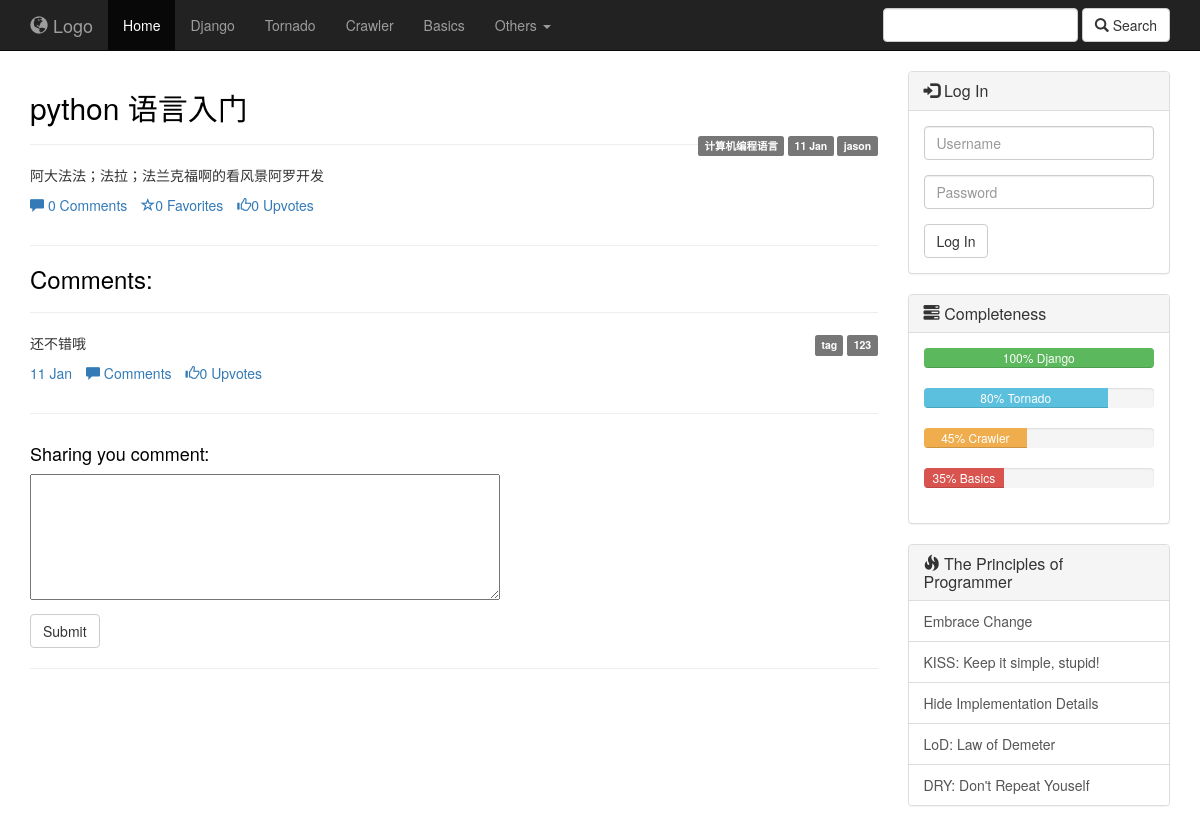
The page /focus/1/ (upper part) on the database as committed earlier.
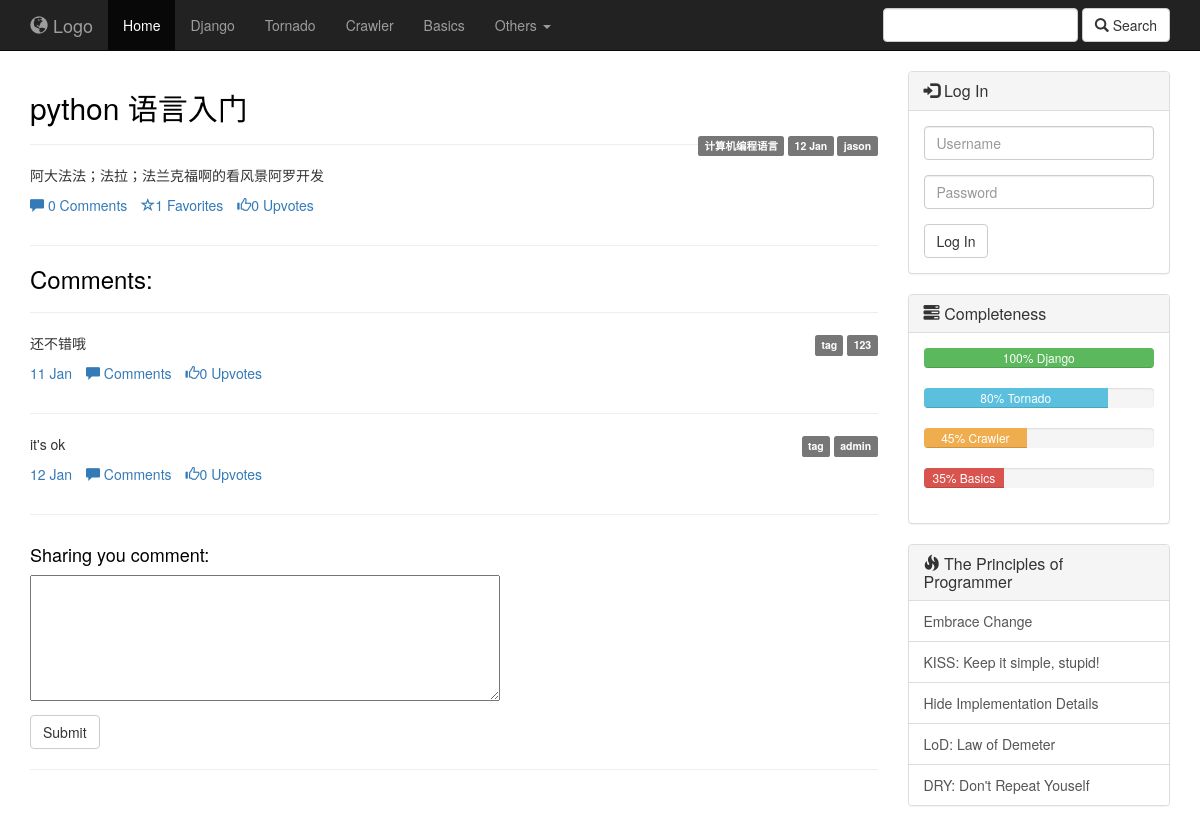
The same page on the database as committed later.
### focus/models.py (models this page shows, shortened)
@python_2_unicode_compatible
class Article(models.Model):
    column = models.ForeignKey(Column, blank=True, null=True, verbose_name='belong to', on_delete=models.PROTECT)
    title = models.CharField(max_length=256)
    author = models.ForeignKey('Author', on_delete=models.PROTECT)
    user = models.ManyToManyField('NewUser', blank=True)
    content = models.TextField('content')
    pub_date = models.DateTimeField(auto_now=True, null=True)
    update_time = models.DateTimeField(auto_now=True, editable=True)
    published = models.BooleanField('notDragt', default=True)
    poll_num = models.IntegerField(default=0)
    comment_num = models.IntegerField(default=0)
    keep_num = models.IntegerField(default=0)
    objects=ArticleManager()
    class Meta:
        verbose_name = 'article'
        verbose_name_plural = 'article'

@python_2_unicode_compatible
class Comment(models.Model):
    user = models.ForeignKey('NewUser', null=True, on_delete=models.PROTECT)
    article = models.ForeignKey(Article, null=True, on_delete=models.PROTECT)
    content = models.TextField()
    pub_date = models.DateTimeField(auto_now_add=True, editable=True)
    poll_num = models.IntegerField(default=0)

@python_2_unicode_compatible
class NewUser(AbstractUser):
    profile = models.CharField('profile', default='', max_length=256)
    def __str__(self):
        return self.username

@python_2_unicode_compatible
class Column(models.Model):
    name = models.CharField('column_name', max_length=256)
    intro = models.TextField('introduction', default='')
    def __str__(self):
        return self.name
    class Meta:
        verbose_name = 'column'
        verbose_name_plural = 'colum'
        ordering = ['name']

class Author(models.Model):
    name = models.CharField(max_length=256)
    profile = models.CharField('profile', default='', max_length=256)
    password = models.CharField('password', max_length=256)
    register_date = models.DateTimeField(auto_now_add=True, editable=True)
    def __str__(self):
        return self.name

### focus/views.py (the view)
# urls.py: url(r'^(?P<article_id>[0-9+])/$', views.article, name='article'),
def article(request, article_id):
    article = get_object_or_404(Article, id=article_id)
    content = markdown2.markdown(article.content, extras=["code-friendly",
                                                          "fenced-code-blocks", "header-ids", "toc", "metadata"])
    commentform = CommmentForm()
    loginform = LoginForm()
    comments = article.comment_set.all
    return render(request, 'article_page.html', {
        'article': article,
        'loginform': loginform,
        'commentform': commentform,
        'content': content,
        'comments': comments
    })

### focus/forms.py
class LoginForm(forms.Form):
    uid = forms.CharField(
        widget=forms.TextInput(attrs={'class': 'form-control', 'id': 'uid', 'placeholder': 'Username'}))
    pwd = forms.CharField(
        widget=forms.PasswordInput(attrs={'class': 'form-control', 'id': 'pwd', 'placeholder': 'Password'}))

class CommmentForm(forms.Form):
    comment = forms.CharField(label='', widget=forms.Textarea(attrs={'cols': '60', 'rows': '6'}))

### focus/templates/article_page.html (shortened to what the changed rows need)
<!DOCTYPE html>
<html lang="en">
<head>
	{% load staticfiles %}
    <link href="{% static "css/bootstrap.css" %}" rel="stylesheet">
    <link href="{% static "css/Pygments.css" %}" rel="stylesheet">
    <link href="{% static "css/custom.css" %}" rel="stylesheet">
</head>
<body>
<div class="container-fluid">
		<div class="col-sm-9">
			<div class="row">
				<article class="col-xs-12">
					<h2>{{ article.title }}</h2>
					<p class="pull-right"><span class="label label-default">{{ article.column }}</span> <span class="label label-default">{{ article.pub_date | date:"j M" }}</span> <span class="label label-default">{{ article.author }}</span></p>
					<p><hr></p>
					<p>{{ content | safe }}</p>
					<ul class="list-inline">
						<li><a href=" "><span class="glyphicon glyphicon-comment"></span> {{ article.comment_num }} Comments</a></li>
						<li><a href="/focus/{{ article.id }}/keep/"><span class="glyphicon glyphicon-star-empty"></span>{{ article.keep_num }} Favorites</a></li>
						<li><a href="/focus/{{ article.id }}/poll/"><span class="glyphicon glyphicon-thumbs-up"></span>{{ article.poll_num }} Upvotes</a></li>
					</ul>
				</article>
			</div>
			<hr>
			<h3>Comments:</h3>
			<hr>
			{% for comment in comments %}
			<div class="row">
				<article class="col-xs-12">
					<p class="pull-right"> <span class="label label-default">tag</span> <span class="label label-default">{{ comment.user }}</span></p>
					<p>{{ comment.content }}</p>
					<ul class="list-inline">
						<li><a href=" ">{{ comment.pub_date | date:"j M" }}</a></li>
						<li><a href=" "><span class="glyphicon glyphicon-comment"></span> {{ comment.comment_num }} Comments</a></li>
						<li><a href=" "><span class="glyphicon glyphicon-thumbs-up"></span>{{ comment.poll_num }} Upvotes</a></li>
					</ul>
				</article>
			</div>
			<hr>
			{% endfor %}
			<div class="row">
				<article class="col-xs-12">
				</article>
			</div>
			<hr>
		</div>
	  <div class="col-sm-3">
			<div class="panel panel-default">
				<div class="panel-heading">
					<h1 class="panel-title"><span class="glyphicon glyphicon-fire"></span> The Principles of Programmer </h1>
				</div>
			</div>
	  </div>
	</div>
</body>
</html>

Rows that differ between the two databases and show on the page:
changed Article "python 语言入门": pub_date "11 Jan" → "12 Jan"; keep_num "0" → "1"
added Comment: user "admin", content "it's ok", pub_date "12 Jan", poll_num "0"
